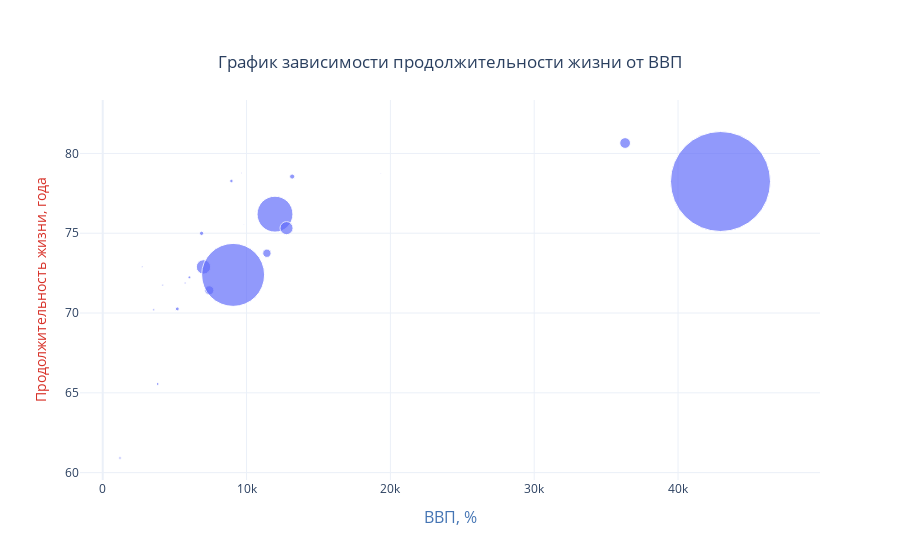

The code cell stored with this chart in its notebook:
### Markdown cell above
Можно изменить размер точек в зависимости от значения какого-либо значения. Отмасштабируем точки в Америке в зависимости от населения стран.

### Code cell
pop_norm = (data_americas['population'] - data_americas['population'].min()) / (data_americas['population'].max()
                                                                                - data_americas['population'].min()) * 100

trace_americas = go.Scatter(x=data_americas['gdp_percap'],
                            y=data_americas['life_exp'],
                            name='Americas',
                            mode='markers',
                            text=data_americas['name'],
                            marker={'size': pop_norm}
                           )

layout = go.Layout(title={'text': 'График зависимости продолжительности жизни от ВВП',
                          'y':0.9,
                          'x':0.5,
                         },
                   xaxis={'title': {'text': 'ВВП, %',
                                    'font': {'color': 'rgb(69,117,180)',
                                             'size': 16
                                            }
                                   }
                         },
                   yaxis={'title': {'text': 'Продолжительность жизни, года',
                                    'font': {'color': 'rgb(215,48,39)',
                                             'size': 14
                                            }
                                   }
                         }
                  )

fig = go.Figure(data=[trace_americas], layout=layout)

pyo.iplot(fig)

### Figure 1 — Plotly figure (JSON) as saved in the notebook; plotly's stock layout.template omitted (floating-point values rounded to 4 significant figures)
{"data": [{"marker": {"size": [2.481, 1.539, 2.142, 2.687, 1.87, 3.838, 1.96, 2.754, 4.232, 14.39, 0.5743, 9.203, 3.453, 62.97, 1.025, 0.7283, 0.7967, 8.34, 35.87, 13.08, 5.075, 0, 0.9617, 10.77, 100]}, "mode": "markers", "name": "Americas", "text": [" Haiti", " Nicaragua", " Honduras", " Bolivia", " Paraguay", " Guatemala", " El Salvador", " Dominican Republic", " Ecuador", " Colombia", " Jamaica", " Peru", " Cuba", " Brazil", " Costa Rica", " Panama", " Uruguay", " Venezuela", " Mexico", " Argentina", " Chile", " Trinidad and Tobago", " Puerto Rico", " Canada", " United States"], "type": "scatter", "x": [1202.0, 2749.0, 3548.0, 3822.0, 4173.0, 5186.0, 5728.0, 6025.0, 6873.0, 7007.0, 7321.0, 7409.0, 8948.0, 9066.0, 9645.0, 9809.0, 10610.0, 11420.0, 11980.0, 12780.0, 13170.0, 18010.0, 19330.0, 36320.0, 42950.0], "y": [60.92, 72.9, 70.2, 65.55, 71.75, 70.26, 71.88, 72.23, 74.99, 72.89, 72.57, 71.42, 78.27, 72.39, 78.78, 75.54, 76.38, 73.75, 76.19, 75.32, 78.55, 69.82, 78.75, 80.65, 78.24]}], "layout": {"title": {"text": "График зависимости продолжительности жизни от ВВП", "x": 0.5, "y": 0.9}, "xaxis": {"title": {"font": {"color": "rgb(69,117,180)", "size": 16}, "text": "ВВП, %"}}, "yaxis": {"title": {"font": {"color": "rgb(215,48,39)", "size": 14}, "text": "Продолжительность жизни, года"}}}}
